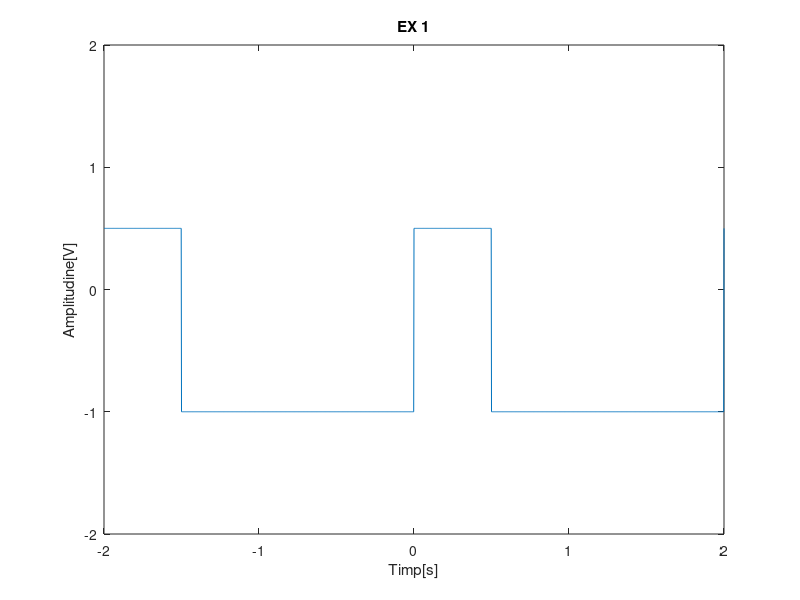
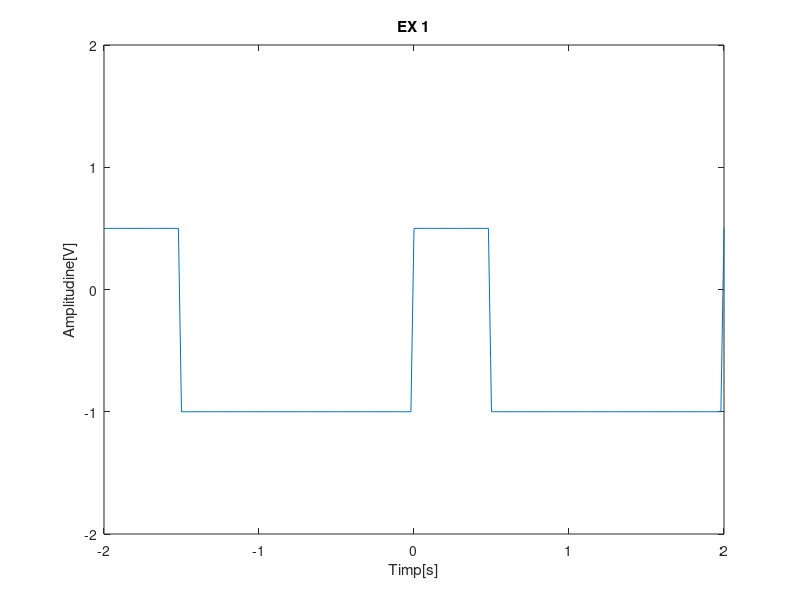
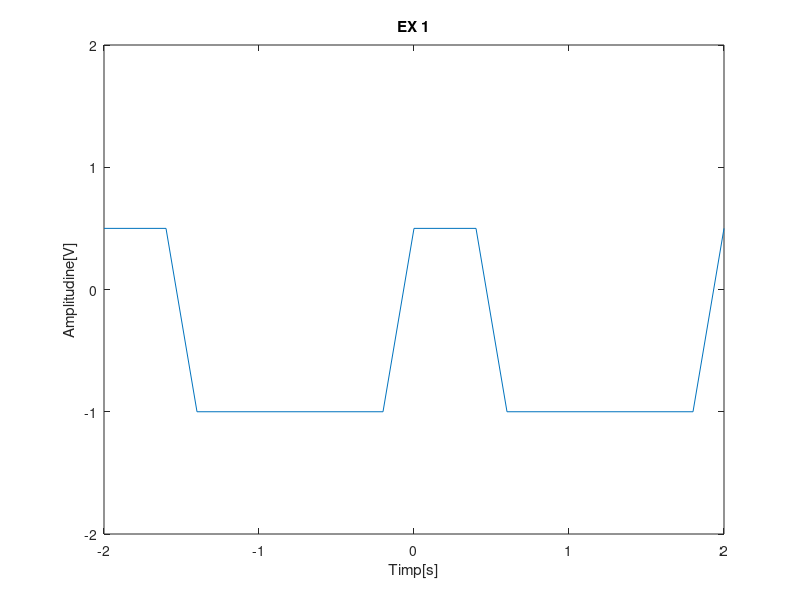

Recreate these plots in MATLAB, in order.
figure(1);
T=2;
t = -T:0.002:T;
duty = 25;
x = -0.25+0.75*square(2*pi*t/T,duty);    
plot (t,x);
axis([-2 2 -2 2]);
title('EX 1');
xlabel('Timp[s]');
ylabel('Amplitudine[V]');


figure(2);
T=2;
t = -T:0.020:T;
duty = 25;
x = -0.25+0.75*square(2*pi*t/T,duty);     
plot (t,x);
axis([-2 2 -2 2]);
title('EX 1');
xlabel('Timp[s]');
ylabel('Amplitudine[V]');

figure(3);

T=2;
t = -T:0.200:T;
duty = 25;
x = -0.25+0.75*square(2*pi*t/T,duty);     
plot (t,x);
axis([-2 2 -2 2]);
title('EX 1');
xlabel('Timp[s]');
ylabel('Amplitudine[V]'); 

